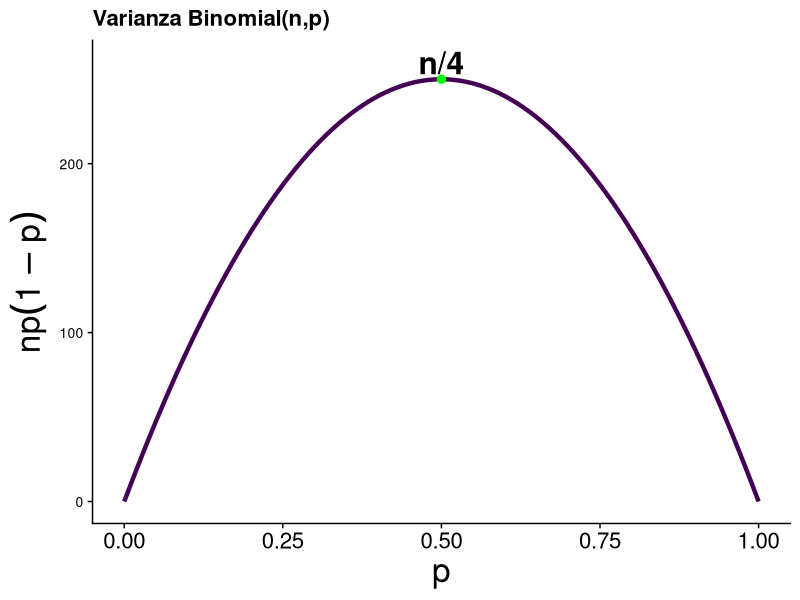
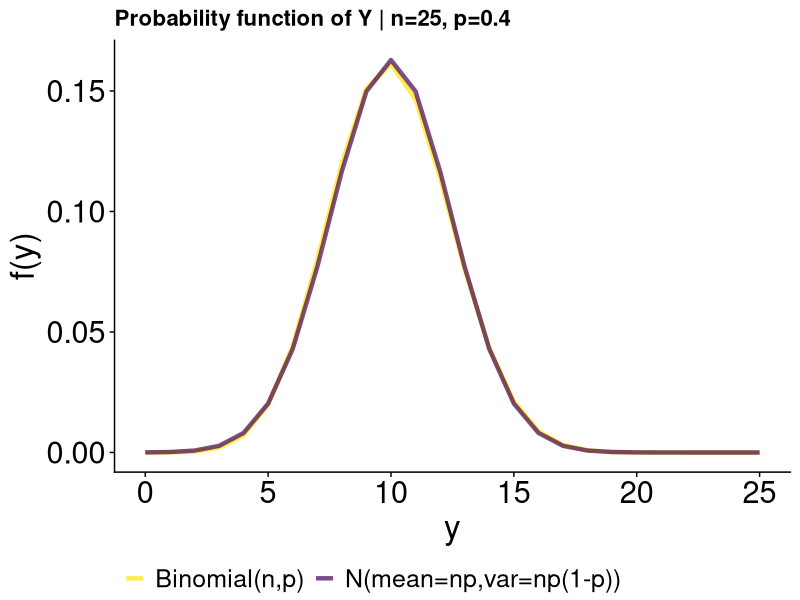
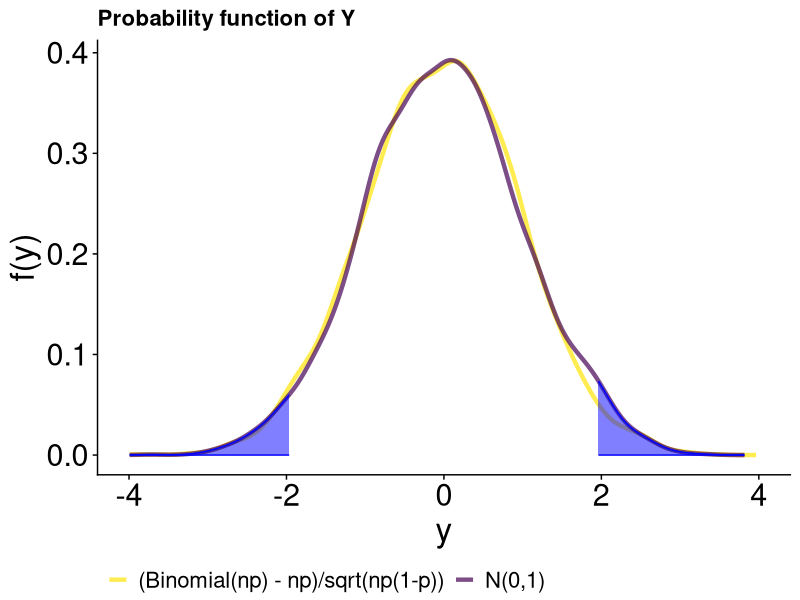
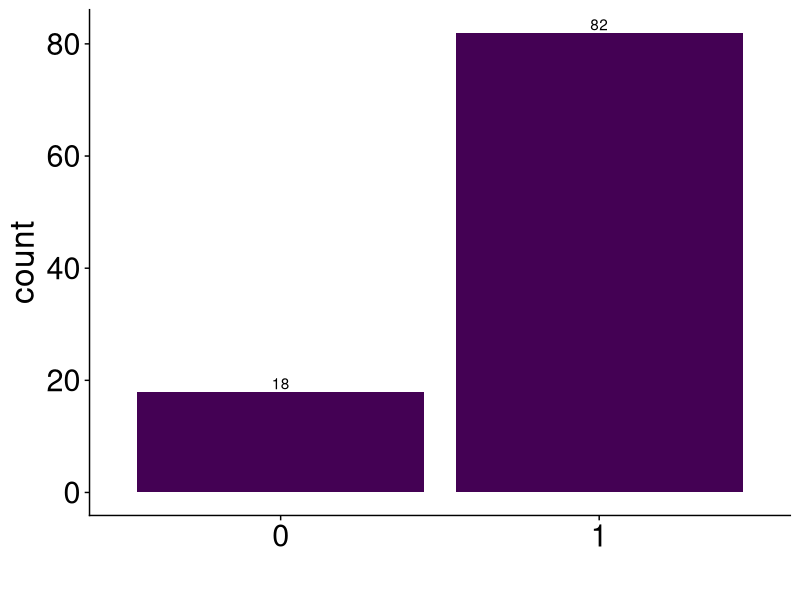
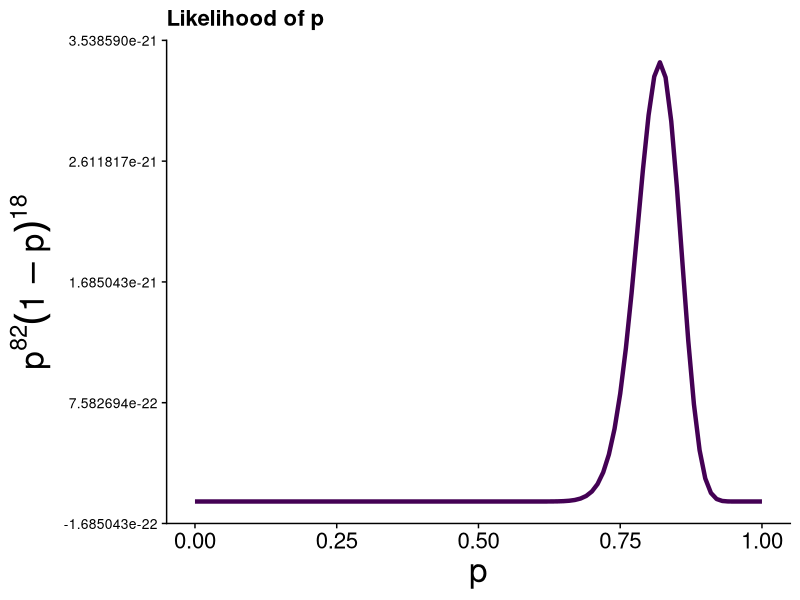
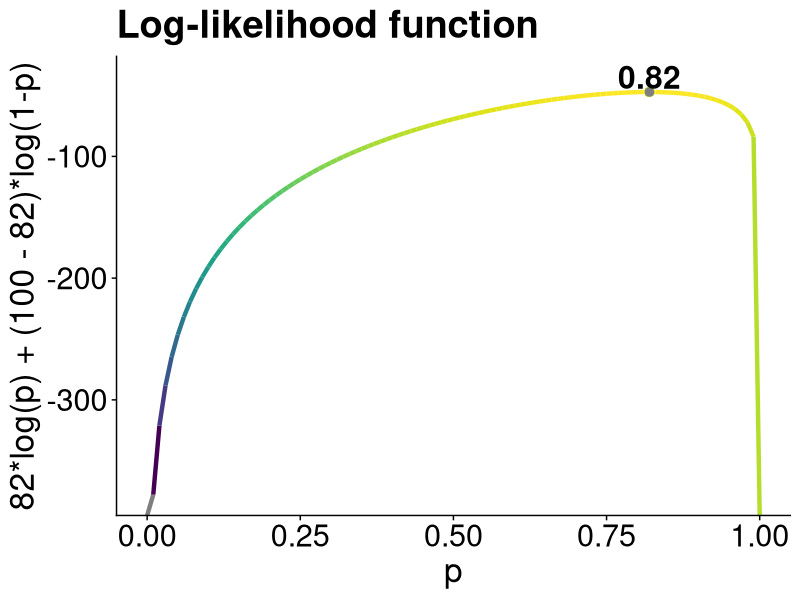

Write R code to recreate these figures, in order.
## ---- chunk 1
library("tidyverse")
library("viridis")
## ---- chunk 2

# Repeat experiment of tossing 200 coins 10000 times
coins200 <- rbinom(10000, size=200, p=0.5)
glimpse(coins200)
moments = list(mean=mean(coins200), var=var(coins200))
print(moments)
## ---- chunk 3
library("cowplot")
theme_set(theme_cowplot())

plot <- ggplot(data = data.frame(p = 0), mapping = aes(x = p, color=""))
var_binom <- function(p,n) n*p*(1-p)

plot + stat_function(fun =var_binom, args = list(n= 1000), size=1.5) + 
  xlim(0,1) + labs(title="Varianza Binomial(n,p)", x="p", y=expression(paste(n,p,(1-p))) ) +
    scale_color_viridis_d() + 
    guides(fill=FALSE, color=FALSE) +
    theme(axis.text.y = element_text(size = 10), axis.text.x = element_text(size = 16),
    axis.title.y = element_text(size = 24), axis.title.x = element_text(size = 24), 
    legend.text = element_text(size = 12), legend.position="bottom") +
    geom_point(aes(x=0.5,y=1000/4), color="green", size=2.5) +
   annotate(geom="text", x=0.5, y=1040/4, label='bold("n/4")', color="black", parse=TRUE, size=8) 
## ---- chunk 4
library("tidyverse")

n = 25
p = 0.4

mydata <- data_frame(x = seq(from = 0, to = n, by = 1),
                    norm = dnorm(x,mean=n*p,sd=sqrt(n*p*(1-p))),
                    binom = dbinom(x,size=n,prob = p))

plot <- ggplot(data = mydata, mapping = aes(x = x)) +
    ## Entire curve
    geom_path(aes(y=binom,color="red"), size=1.5, alpha=0.8) +
    geom_path(aes(y=norm,color="blue"), size=1.5, alpha=0.7) +
  labs(y="f(y)", x="y", title="Probability function of Y | n=25, p=0.4") +
     scale_color_viridis_d(name = "",
                          breaks = c("red", "blue"),
                          labels = c("Binomial(n,p)", "N(mean=np,var=np(1-p))"),
                          guide = "legend") +
      theme(axis.text.y = element_text(size = 22), axis.text.x = element_text(size = 22),
      axis.title.y = element_text(size = 24), axis.title.x = element_text(size = 24), 
      legend.text = element_text(size = 18), legend.position="bottom") 
print(plot)
## ---- chunk 5
library("tidyverse")

sims = 5000
n = 1000
p = 0.5

mydata <- data_frame(
              binom = ((rbinom(sims,size=n,prob=p) - n*p)/(sqrt(n*p*(1-p)))), 
              normal = rnorm(sims)
                    )

data_bin  <- with(density(mydata$binom), data.frame(x, y))
data_norm <- with(density(mydata$normal), data.frame(x, y))

plot <- data_bin %>% ggplot(aes(x=x)) +
    geom_line(aes(y=y, color="red"), size=1.5, alpha=0.8) +
    geom_line(data =data_norm, aes(y=y, color="blue"), size=1.5, alpha=0.7) +
    geom_ribbon(data = data_norm %>% filter(x >= qnorm(0.975)), aes(ymin = 0, ymax = y), fill="blue", colour="blue", alpha=0.5) +
    geom_ribbon(data = data_norm %>% filter(x <= qnorm(0.025)), aes(ymin = 0, ymax = y), fill="blue", colour="blue", alpha=0.5) +
    xlim(-4,4) +
    labs(y="f(y)", x="y", title="Probability function of Y") +
     scale_color_viridis_d(name = "",
                          breaks = c("red", "blue"),
                          labels = c("(Binomial(np) - np)/sqrt(np(1-p))", "N(0,1)"),
                          guide = "legend") +
      theme(axis.text.y = element_text(size = 22), axis.text.x = element_text(size = 22),
      axis.title.y = element_text(size = 24), axis.title.x = element_text(size = 24), 
      legend.text = element_text(size = 16), legend.position="bottom") 


print(plot)
## ---- chunk 6
dbinom(x=9,size=10,prob=0.5)
## ---- chunk 7
library("tidyverse")
set.seed(481)
data_coins <- data.frame(X = rbinom(n=100, size=1, prob=0.8))

data_coins %>% ggplot(aes(x=factor(X), fill="")) + 
    geom_bar() +
    geom_text(aes(label=..count..), stat='count', vjust=-0.2) +
    scale_fill_viridis_d() + 
    guides(fill=FALSE, color=FALSE) + labs(x="") +
    theme(axis.text.y = element_text(size = 22), axis.text.x = element_text(size = 22),
    axis.title.y = element_text(size = 24), axis.title.x = element_text(size = 24), 
    legend.text = element_text(size = 18), legend.position="bottom") 
## ---- chunk 8
plot <- ggplot(data = data.frame(p = 0), mapping = aes(x = p, color=""))
binom_distrib <- function(p,n,k) (p^(k))*((1-p)^(n-k))

plot + stat_function(fun = binom_distrib, args = list(n= 100, k= 82), size=1.5) + 
  xlim(0,1) + labs(title="Likelihood of p", x="p", y=expression(paste(p^{82}, (1-p)^{18})) ) +
    scale_color_viridis_d() + 
    guides(fill=FALSE, color=FALSE) +
    theme(axis.text.y = element_text(size = 10), axis.text.x = element_text(size = 16),
    axis.title.y = element_text(size = 24), axis.title.x = element_text(size = 24), 
    legend.text = element_text(size = 12), legend.position="bottom") 
## ---- chunk 9

# log-likelihood function
ll <- function(p,n,k) {
  ell = k * log(p) + (n - k)*log(1-p)
  return(ll = ell)
}


# Evaluate the log-likelihood function for some arbitrary values
ll(p=0.1,n=100,k=82); ll(p=0.7,n=100,k=82)
## ---- chunk 10

# Evaluate the log-likelihood function for many possible combinatios values of p

parameter_space <- tibble(p=seq(0,1,by=0.01)) %>% 
  rowwise() %>% mutate(loglik = ll(p,n=100,k=82)) 

# Find the value of p that yield the largest value for the log-likelihood function

parameter_space %>% as.matrix() -> m
m[which.max(m[,2]),]
## ---- chunk 11
parameter_space %>% as.data.frame() %>% ggplot(aes(x=p, y=loglik, colour=loglik)) + 
geom_line(size=1.5) + geom_point(aes(x=m[which.max(m[,2]),1], m[which.max(m[,2]),2]), size=2.5) +
scale_color_viridis() + guides(fill=FALSE, color=FALSE) + labs(title="Log-likelihood function",x="p", y="82*log(p) + (100 - 82)*log(1-p)") +
annotate(geom="text", x=0.82, y=-35, label='bold("0.82")', color="black", parse=TRUE, size=8) +
theme(axis.text.y = element_text(size = 22), axis.text.x = element_text(size = 22),
axis.title.y = element_text(size = 24), axis.title.x = element_text(size = 24), title=element_text(size = 24),
legend.text = element_text(size = 18), legend.position="bottom") 
